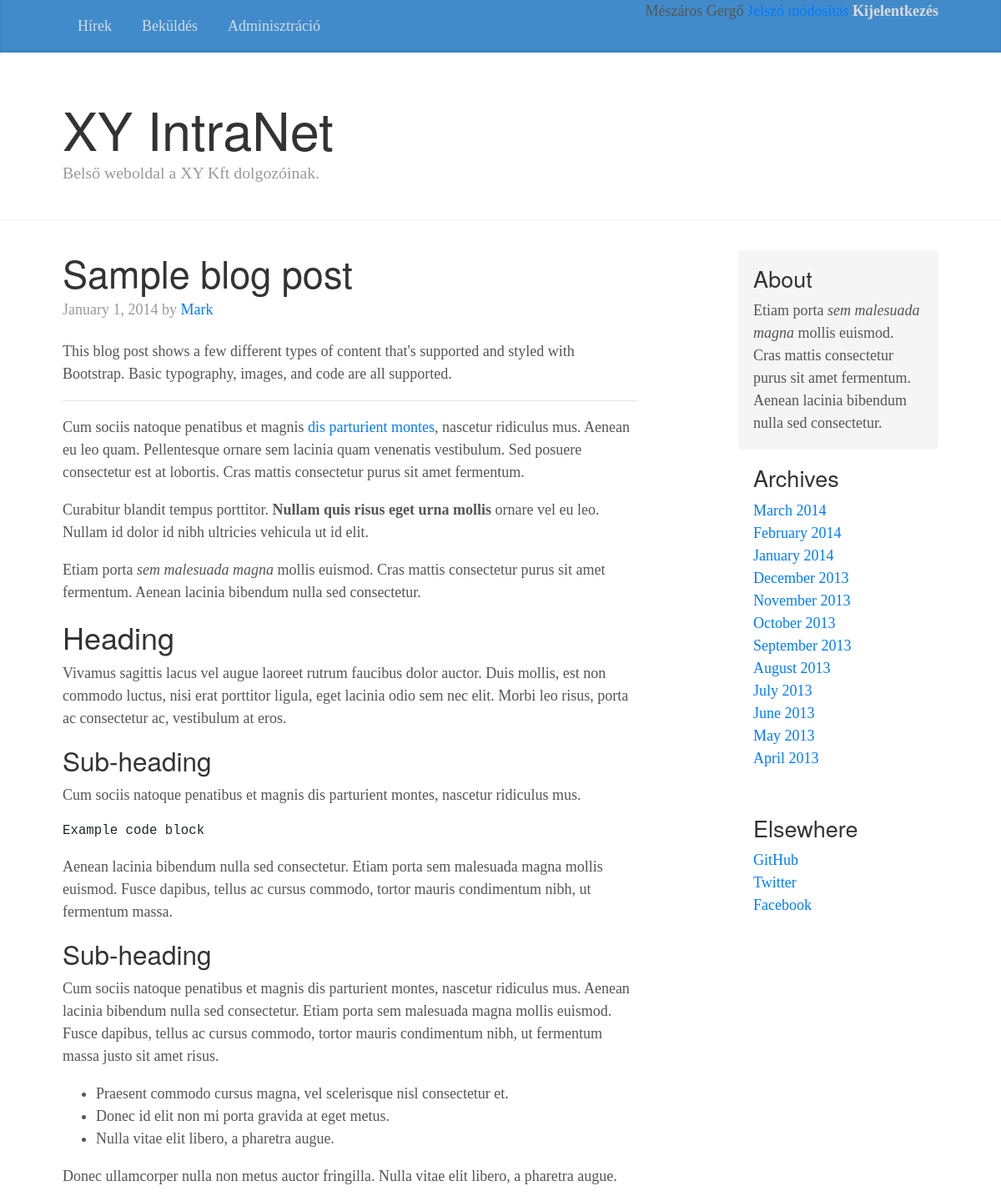
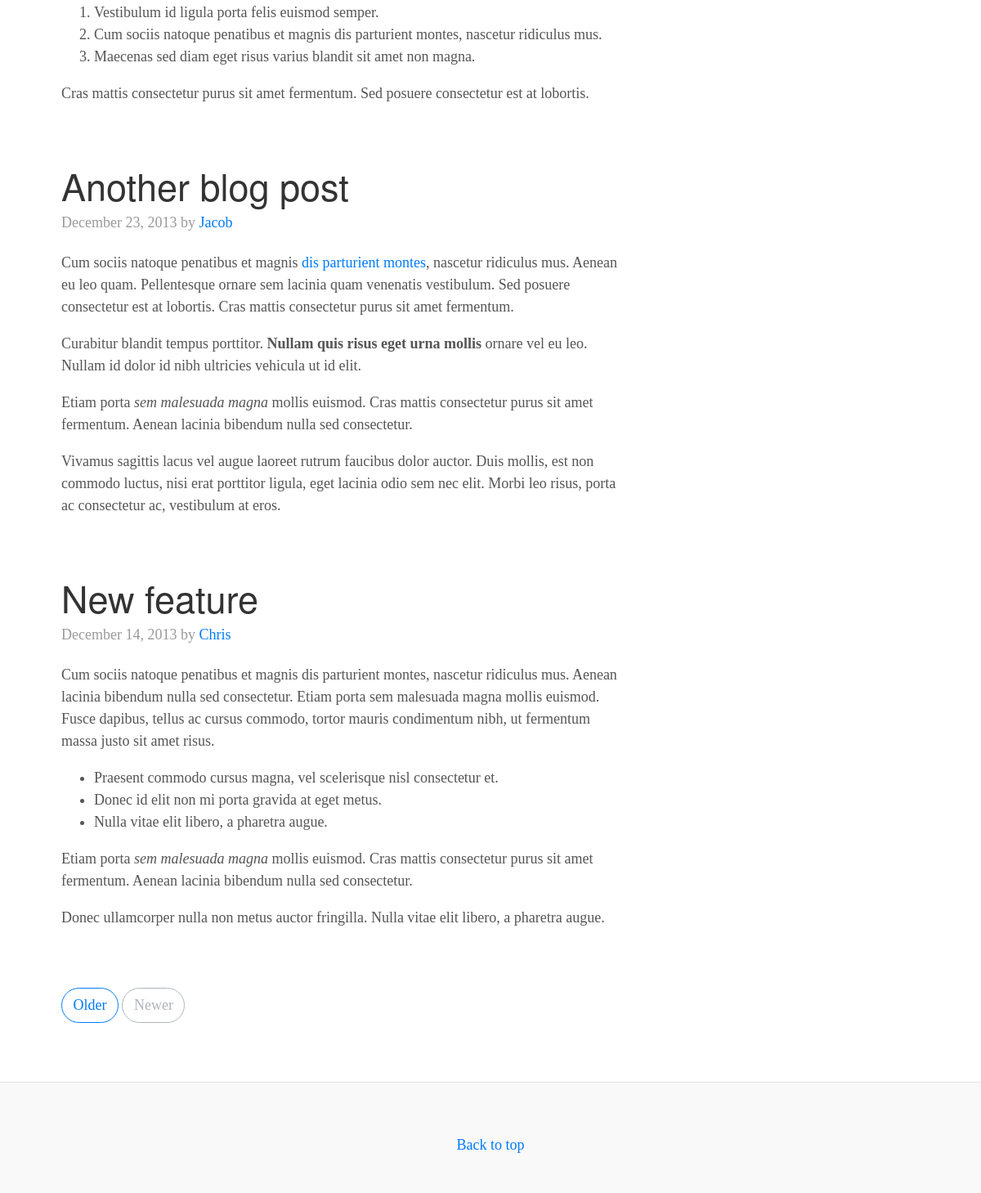
Page /hirek.php (signed in) on the committed database (2 pictures, top to bottom).
### tables this page shows
CREATE TABLE `menu` (
  `menu_id` int(2) NOT NULL,
  `title` varchar(255) NOT NULL,
  `link` varchar(255) NOT NULL,
  `role_id` int(1) NOT NULL DEFAULT '3'
);

### menu.php (the view, shortened to what this page needs)
<?php
	include('config/dbconnect.php');
	$query = "select title, link, role_id from menu";
	$result = mysqli_query($con,$query) or die ("Nem sikerült".$query);
?>
<header>
	<div class="blog-masthead">
		<div class="container">
		<div class="float-right">
				<span class="username"><?php echo $_SESSION['name']?></span>
				<a class="menu" href="change_password.html">Jelszó módosítás</a>
				<a href="logout.php" class="logout">Kijelentkezés</a>
			</div>
			<nav class="nav">
				<?php
				while ($row = mysqli_fetch_array($result, MYSQLI_ASSOC))
				{
					if ($_SESSION['role_id'] <= $row['role_id'])
					{
						echo "<a class='nav-link' href='".$row['link']."'>".$row['title']."</a>";
					}
				}
				?>
			</nav>
		</div>
	</div>
</header>

### assets/css/blog.css (style rules this page uses)
@media (min-width: 48em) { html { font-size: 18px; } }
body { font-family: Georgia, "Times New Roman", Times, serif; color: #555; }
.container { max-width: 60rem; }
.blog-masthead { margin-bottom: 3rem; background-color: #428bca; box-shadow: inset 0 -.1rem .25rem rgba(0, 0, 0, .1); }
.nav-link { position: relative; padding: 1rem; font-weight: 500; color: #cdddeb; }
.logout { color:#dbdbdb; font-weight: bold; }

### rows in the picture
menu: title "Hírek"
menu: title "Beküldés"
menu: title "Adminisztráció"

### other values in the picture
$_SESSION['name'] "Mészáros Gergő"
